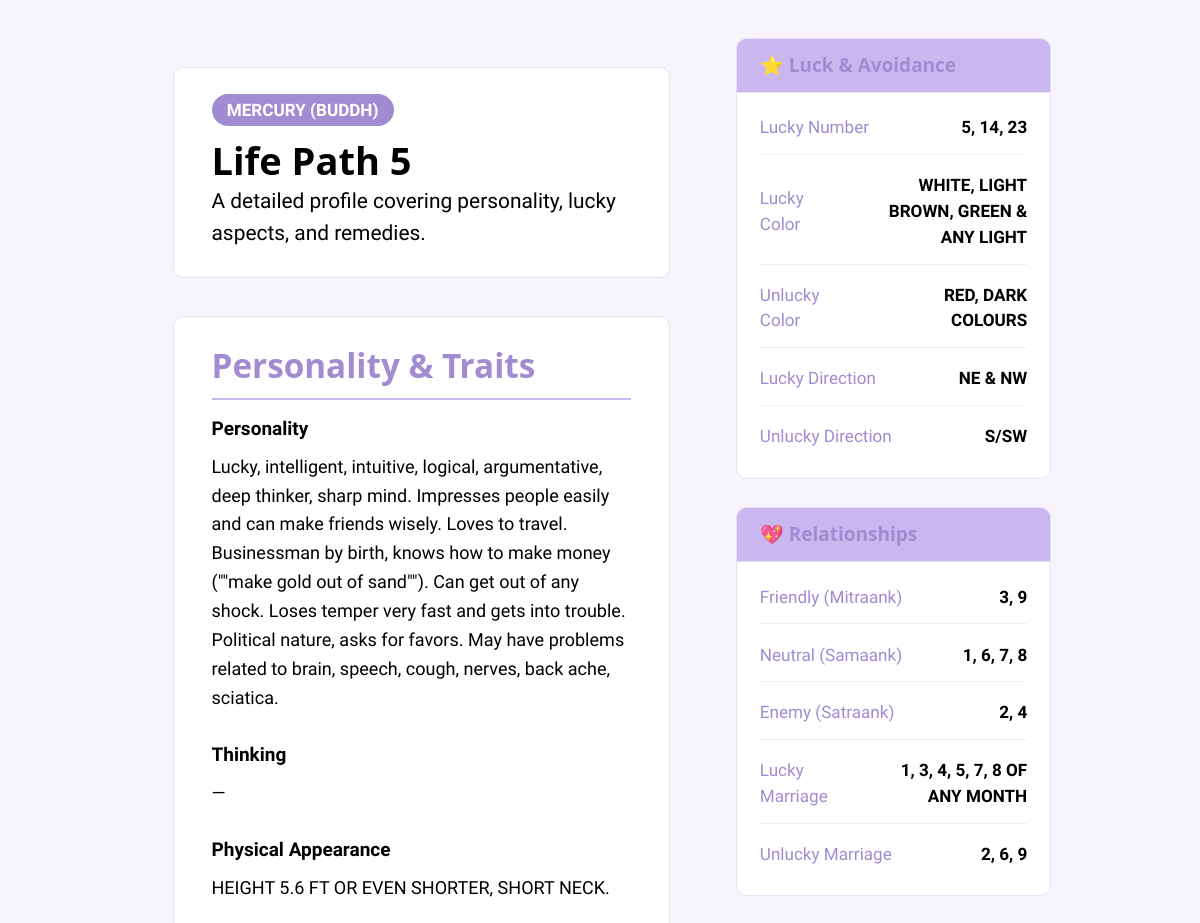
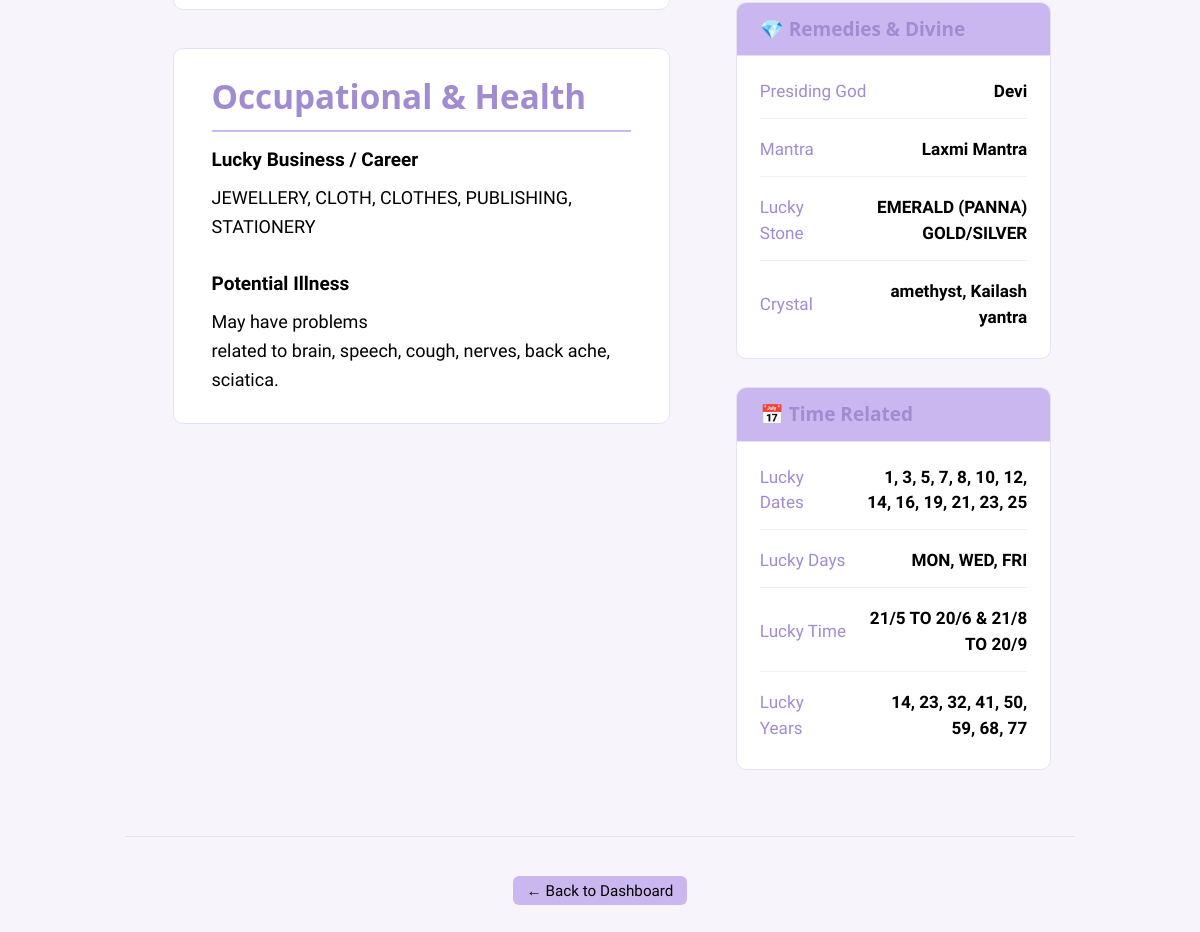
/numerology/details/life-path/5 (signed in), run on the app's committed database (2 pictures, top to bottom).
### numerology_app/models.py (models this page shows)
class LifePath(db.Model):
    __tablename__ = "life_path"
    id = db.Column(db.Integer, primary_key=True)
    number = db.Column(db.String(5), nullable=False, unique=True)
    lucky_date = db.Column(db.String(50))
    lucky_years = db.Column(db.String(100))
    lucky_time = db.Column(db.String(50))
    lucky_days = db.Column(db.String(50))
    lucky_no = db.Column(db.String(10))
    lucky_color = db.Column(db.String(50))
    unlucky_color = db.Column(db.String(50))
    lucky_direction = db.Column(db.String(50))
    unlucky_direction = db.Column(db.String(50))
    lucky_business = db.Column(db.Text)
    lucky_marriage = db.Column(db.Text)
    unlucky_marriage = db.Column(db.Text)
    mitraank = db.Column(db.String(10))
    samaank = db.Column(db.String(10))
    satraank = db.Column(db.String(10))
    personality = db.Column(db.Text)
    height = db.Column(db.String(50))
    thinking = db.Column(db.Text)
    planet = db.Column(db.String(50))
    illness = db.Column(db.Text)
    crystal = db.Column(db.String(50))
    mantra = db.Column(db.String(100))
    stone = db.Column(db.String(50))
    god = db.Column(db.String(50))

### numerology_app/routes/numerology_details.py (the view)
@numerology_details_bp.route("/life-path/<int:number>")
def life_path_detail(number):
    data = LifePath.query.filter_by(number=str(number)).first()
    return render_template("numerology/details/life_path.html", number=number, data=data)

### numerology_app/routes/numerology_details.py (called while the page is built)
@numerology_details_bp.before_request
def require_login():
    if "user" not in session:
        flash("You must be logged in to view this page.", "error")
        return redirect(url_for("auth.login"))

### numerology_app/templates/numerology/details/life_path.html (shortened to what this page needs)
{% extends "base.html" %}
{% block content %}
<div class="profile-container">
  <main class="profile-main">
    <div class="profile-header">
      <span class="planet-badge">{{ data.planet or "Unknown Planet" }}</span>
      <h1>Life Path {{ number }}</h1>
      <p>A detailed profile covering personality, lucky aspects, and remedies.</p>
    </div>
    <section class="profile-section">
      <h2>Personality & Traits</h2>
      <div class="description-block">
        <strong>Personality</strong>
        <p>{{ data.personality or "—" }}</p>
      </div>
      <div class="description-block">
        <strong>Thinking</strong>
        <p>{{ data.thinking or "—" }}</p>
      </div>
       <div class="description-block">
        <strong>Physical Appearance</strong>
        <p>{{ data.height or "—" }}</p>
      </div>
    </section>
    <section class="profile-section">
      <h2>Occupational & Health</h2>
      <div class="description-block">
        <strong>Lucky Business / Career</strong>
        <p>{{ data.lucky_business or "—" }}</p>
      </div>
      <div class="description-block">
        <strong>Potential Illness</strong>
        <p>{{ data.illness or "—" }}</p>
      </div>
    </section>
  </main>
  <aside class="profile-sidebar">
    <div class="sidebar-card">
      <h3>⭐ Luck & Avoidance</h3>
      <ul class="detail-list">
        <li><strong>Lucky Number</strong><span>{{ data.lucky_no or "—" }}</span></li>
        <li><strong>Lucky Color</strong><span>{{ data.lucky_color or "—" }}</span></li>
        <li><strong>Unlucky Color</strong><span>{{ data.unlucky_color or "—" }}</span></li>
        <li><strong>Lucky Direction</strong><span>{{ data.lucky_direction or "—" }}</span></li>
        <li><strong>Unlucky Direction</strong><span>{{ data.unlucky_direction or "—" }}</span></li>
      </ul>
    </div>
    <div class="sidebar-card">
      <h3>💖 Relationships</h3>
      <ul class="detail-list">
        <li><strong>Friendly (Mitraank)</strong><span>{{ data.mitraank or "—" }}</span></li>
        <li><strong>Neutral (Samaank)</strong><span>{{ data.samaank or "—" }}</span></li>
        <li><strong>Enemy (Satraank)</strong><span>{{ data.satraank or "—" }}</span></li>
        <li><strong>Lucky Marriage</strong><span>{{ data.lucky_marriage or "—" }}</span></li>
        <li><strong>Unlucky Marriage</strong><span>{{ data.unlucky_marriage or "—" }}</span></li>
      </ul>
    </div>
    <div class="sidebar-card">
      <h3>💎 Remedies & Divine</h3>
      <ul class="detail-list">
        <li><strong>Presiding God</strong><span>{{ data.god or "—" }}</span></li>
        <li><strong>Mantra</strong><span>{{ data.mantra or "—" }}</span></li>
        <li><strong>Lucky Stone</strong><span>{{ data.stone or "—" }}</span></li>
        <li><strong>Crystal</strong><span>{{ data.crystal or "—" }}</span></li>
      </ul>
    </div>
    <div class="sidebar-card">
      <h3>📅 Time Related</h3>
      <ul class="detail-list">
        <li><strong>Lucky Dates</strong><span>{{ data.lucky_date or "—" }}</span></li>
        <li><strong>Lucky Days</strong><span>{{ data.lucky_days or "—" }}</span></li>
        <li><strong>Lucky Time</strong><span>{{ data.lucky_time or "—" }}</span></li>
        <li><strong>Lucky Years</strong><span>{{ data.lucky_years or "—" }}</span></li>
      </ul>
    </div>
  </aside>
</div>
<footer class="detail-footer">
  <a href="{{ url_for('numerology.numerology_home') }}" class="secondary compact-button">← Back to Dashboard</a>
</footer>
{% endblock %}

### numerology_app/static/css/custom.css (style rules this page uses)
:root { color-scheme: light !important; --pico-background-color: #ffffff !important; --pico-color: #a18cd1 !important; --color-bg: #F7F5FB; --color-surface: #FFFFFF; --color-accent: #A18CD1; --color-accent-light: #CBB7F0; --color-border: #E7E1F7; --color-hover: #917BC5; --color-text: #000000; --radius: 10px; --shadow: 0 2px 8px rgba(0, 0, 0, 0.06); --pico-form-element-background-color: var(--color-surface); --pico-form-element-border-color: var(--color-border); --pico-form-element-color: #333333; }
html, body { height: 100%; background-color: var(--color-bg); font-family: 'Funnel Sans', sans-serif; color: var(--color-text); margin: 0; padding: 0; }
main { width: 100%; padding: 1.5rem; box-sizing: border-box; }
h1, h2, h3, h4 { color: var(--color-accent); font-weight: 600; margin-top: 0; margin-bottom: 0.75rem; }
a { color: var(--color-accent); text-decoration: none; }
button, .compact-button, .secondary { border: none; border-radius: 6px; padding: 0.45rem 0.9rem; font-family: inherit; font-weight: 500; cursor: pointer; transition: all 0.2s ease-in-out; white-space: nowrap; }
.compact-button { background-color: var(--color-accent); color: white; }
.secondary { font-size: 0.8rem; padding: 0.3rem 0.7rem; background-color: var(--color-accent-light); color: var(--color-text); }

### numerology_app/templates/numerology/details/life_path.html (style rules this page uses)
.profile-container { display: flex; flex-wrap: wrap; gap: 2rem; padding: 1rem; max-width: 1400px; margin: 0 auto; align-items: flex-start; }
.profile-main { flex: 2; min-width: 400px; }
.profile-header { background: var(--color-surface); border: 1px solid var(--color-border); border-radius: var(--radius); padding: 1.5rem 2rem; box-shadow: var(--shadow-sm); margin-bottom: 2rem; }
.planet-badge { background-color: var(--color-accent); color: white; padding: 0.3rem 0.8rem; border-radius: 99px; font-size: 0.9rem; font-weight: 600; }
.profile-header h1 { margin-top: 0.75rem; margin-bottom: 0.25rem; color: var(--color-text); }
.profile-header p { color: var(--color-text-secondary); font-size: 1.1rem; margin: 0; }
.profile-section { background: var(--color-surface); border: 1px solid var(--color-border); border-radius: var(--radius); padding: 1.5rem 2rem; box-shadow: var(--shadow-sm); margin-bottom: 2rem; }
.profile-section h2 { margin-top: 0; padding-bottom: 0.75rem; border-bottom: 2px solid var(--color-accent-light); color: var(--color-accent); }
.description-block { margin-bottom: 1.5rem; }
.description-block:last-child { margin-bottom: 0; }
.description-block strong { display: block; margin-bottom: 0.5rem; font-size: 1rem; color: var(--color-text); font-weight: 600; }
.description-block p { margin: 0; font-size: 0.95rem; color: var(--color-text-secondary); line-height: 1.6; white-space: pre-wrap; }
.profile-sidebar { flex: 1; min-width: 320px; position: sticky; top: 1rem; max-height: 95vh; overflow-y: auto; padding-right: 5px; }
.sidebar-card { background: var(--color-surface); border: 1px solid var(--color-border); box-shadow: var(--shadow-sm); border-radius: var(--radius); margin-bottom: 1.5rem; overflow: hidden; }
.sidebar-card h3 { margin: 0; padding: 0.8rem 1.2rem; font-size: 1rem; color: var(--color-accent); background: var(--color-accent-light); border-bottom: 1px solid var(--color-border); }
.detail-list { list-style: none; padding: 0.5rem 1.2rem; margin: 0; }
.detail-list li { display: flex; justify-content: space-between; align-items: center; padding: 0.7rem 0; border-bottom: 1px solid #f0f0f0; font-size: 0.9rem; }
.detail-list li:last-child { border-bottom: none; }
.detail-list li strong { color: var(--color-text-secondary); font-weight: 500; margin-right: 1rem; }
.detail-list li span { text-align: right; color: var(--color-text); font-weight: 600; word-break: break-word; flex-shrink: 0; max-width: 60%; }
.detail-footer { width: 100%; text-align: center; margin-top: 1rem; padding-top: 2rem; border-top: 1px solid var(--color-border); }
.compact-button { margin: 0 0.5rem; }

### data on the page
LifePath: planet "MERCURY (BUDDH)", personality "Lucky, intelligent, intuitive, logical, argumentative, deep thinker, sharp mind. Impresses people easily and can make friends wisely. Loves to travel. Businessman by birth, knows how to make money (\"\"make gold out of sand\"\"). Can get out of any shock. Loses temper very fast and gets into trouble. Political nature, asks for favors. May have problems related to brain, speech, cough, nerves, back ache, sciatica.", thinking "—", height "HEIGHT 5.6 FT OR EVEN SHORTER, SHORT NECK.", lucky_business "JEWELLERY, CLOTH, CLOTHES, PUBLISHING, STATIONERY", illness "May have problems related to brain, speech, cough, nerves, back ache, sciatica.", lucky_no "5, 14, 23", lucky_color "WHITE, LIGHT BROWN, GREEN & ANY LIGHT", unlucky_color "RED, DARK COLOURS", lucky_direction "NE & NW", unlucky_direction "S/SW", mitraank "3, 9", samaank "1, 6, 7, 8", satraank "2, 4", lucky_marriage "1, 3, 4, 5, 7, 8 OF ANY MONTH", unlucky_marriage "2, 6, 9", god "Devi", mantra "Laxmi Mantra", stone "EMERALD (PANNA) GOLD/SILVER", crystal "amethyst, Kailash yantra", lucky_date "1, 3, 5, 7, 8, 10, 12, 14, 16, 19, 21, 23, 25", lucky_days "MON, WED, FRI", lucky_time "21/5 TO 20/6 & 21/8 TO 20/9", lucky_years "14, 23, 32, 41, 50, 59, 68, 77"

### other printed values
{{ number }} "5"
